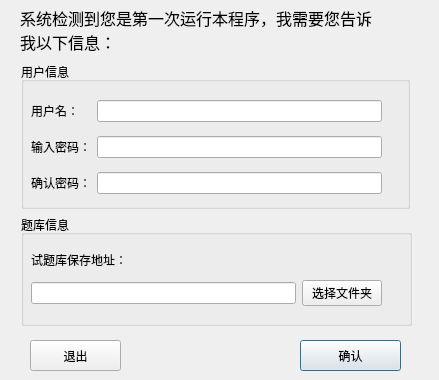
<?xml version="1.0" encoding="UTF-8"?>
<ui version="4.0">
 <class>FirstSettingsDialog</class>
 <widget class="QDialog" name="FirstSettingsDialog">
  <property name="geometry">
   <rect>
    <x>0</x>
    <y>0</y>
    <width>439</width>
    <height>380</height>
   </rect>
  </property>
  <property name="windowTitle">
   <string>Dialog</string>
  </property>
  <widget class="QLabel" name="label">
   <property name="geometry">
    <rect>
     <x>20</x>
     <y>0</y>
     <width>401</width>
     <height>61</height>
    </rect>
   </property>
   <property name="text">
    <string>&lt;!DOCTYPE HTML PUBLIC &quot;-//W3C//DTD HTML 4.0//EN&quot; &quot;http://www.w3.org/TR/REC-html40/strict.dtd&quot;&gt;
&lt;html&gt;&lt;head&gt;&lt;meta name=&quot;qrichtext&quot; content=&quot;1&quot; /&gt;&lt;style type=&quot;text/css&quot;&gt;
p, li { white-space: pre-wrap; }
&lt;/style&gt;&lt;/head&gt;&lt;body style=&quot; font-family:'宋体'; font-size:9pt; font-weight:400; font-style:normal;&quot;&gt;
&lt;p style=&quot; margin-top:0px; margin-bottom:0px; margin-left:0px; margin-right:0px; -qt-block-indent:0; text-indent:0px;&quot;&gt;&lt;span style=&quot; font-size:12pt;&quot;&gt;系统检测到您是第一次运行本程序，我需要您告诉&lt;/span&gt;&lt;/p&gt;
&lt;p style=&quot; margin-top:0px; margin-bottom:0px; margin-left:0px; margin-right:0px; -qt-block-indent:0; text-indent:0px;&quot;&gt;&lt;span style=&quot; font-size:12pt;&quot;&gt;我以下信息：&lt;/span&gt;&lt;/p&gt;&lt;/body&gt;&lt;/html&gt;</string>
   </property>
  </widget>
  <widget class="QPushButton" name="acceptButton">
   <property name="geometry">
    <rect>
     <x>300</x>
     <y>340</y>
     <width>101</width>
     <height>31</height>
    </rect>
   </property>
   <property name="text">
    <string>确认</string>
   </property>
  </widget>
  <widget class="QGroupBox" name="groupBox_2">
   <property name="geometry">
    <rect>
     <x>21</x>
     <y>215</y>
     <width>391</width>
     <height>111</height>
    </rect>
   </property>
   <property name="title">
    <string>题库信息</string>
   </property>
   <widget class="QWidget" name="layoutWidget_2">
    <property name="geometry">
     <rect>
      <x>10</x>
      <y>30</y>
      <width>351</width>
      <height>61</height>
     </rect>
    </property>
    <layout class="QGridLayout" name="gridLayout_2">
     <item row="0" column="0">
      <widget class="QLabel" name="label_5">
       <property name="text">
        <string>试题库保存地址：</string>
       </property>
       <property name="buddy">
        <cstring>pathEdit</cstring>
       </property>
      </widget>
     </item>
     <item row="0" column="1">
      <spacer name="horizontalSpacer">
       <property name="orientation">
        <enum>Qt::Horizontal</enum>
       </property>
       <property name="sizeHint" stdset="0">
        <size>
         <width>40</width>
         <height>20</height>
        </size>
       </property>
      </spacer>
     </item>
     <item row="1" column="0" colspan="2">
      <widget class="QLineEdit" name="pathEdit"/>
     </item>
     <item row="1" column="2">
      <widget class="QPushButton" name="choosePathButton">
       <property name="text">
        <string>选择文件夹</string>
       </property>
      </widget>
     </item>
    </layout>
   </widget>
  </widget>
  <widget class="QGroupBox" name="groupBox">
   <property name="geometry">
    <rect>
     <x>21</x>
     <y>62</y>
     <width>389</width>
     <height>147</height>
    </rect>
   </property>
   <property name="title">
    <string>用户信息</string>
   </property>
   <widget class="QWidget" name="layoutWidget">
    <property name="geometry">
     <rect>
      <x>10</x>
      <y>30</y>
      <width>351</width>
      <height>111</height>
     </rect>
    </property>
    <layout class="QGridLayout" name="gridLayout">
     <item row="0" column="0">
      <widget class="QLabel" name="label_2">
       <property name="text">
        <string>用户名：</string>
       </property>
       <property name="buddy">
        <cstring>usrEdit</cstring>
       </property>
      </widget>
     </item>
     <item row="0" column="1">
      <widget class="QLineEdit" name="usrEdit"/>
     </item>
     <item row="1" column="0">
      <widget class="QLabel" name="label_3">
       <property name="text">
        <string>输入密码：</string>
       </property>
       <property name="buddy">
        <cstring>passEdit</cstring>
       </property>
      </widget>
     </item>
     <item row="1" column="1">
      <widget class="QLineEdit" name="passEdit">
       <property name="echoMode">
        <enum>QLineEdit::Password</enum>
       </property>
      </widget>
     </item>
     <item row="2" column="0">
      <widget class="QLabel" name="label_4">
       <property name="text">
        <string>确认密码：</string>
       </property>
       <property name="buddy">
        <cstring>comfirmEdit</cstring>
       </property>
      </widget>
     </item>
     <item row="2" column="1">
      <widget class="QLineEdit" name="comfirmEdit">
       <property name="echoMode">
        <enum>QLineEdit::Password</enum>
       </property>
      </widget>
     </item>
    </layout>
   </widget>
  </widget>
  <widget class="QPushButton" name="pushButton">
   <property name="geometry">
    <rect>
     <x>30</x>
     <y>340</y>
     <width>91</width>
     <height>31</height>
    </rect>
   </property>
   <property name="text">
    <string>退出</string>
   </property>
  </widget>
 </widget>
 <tabstops>
  <tabstop>usrEdit</tabstop>
  <tabstop>passEdit</tabstop>
  <tabstop>comfirmEdit</tabstop>
  <tabstop>pathEdit</tabstop>
  <tabstop>choosePathButton</tabstop>
  <tabstop>acceptButton</tabstop>
 </tabstops>
 <resources/>
 <connections/>
</ui>
